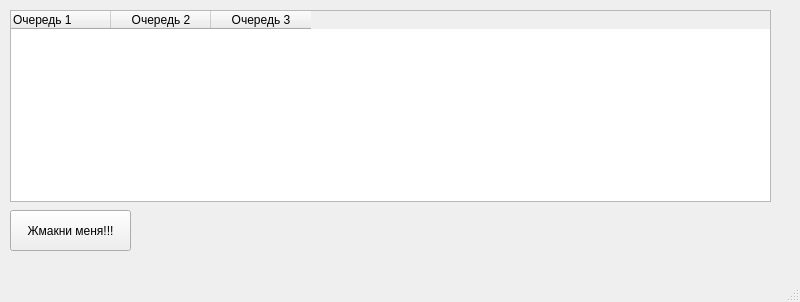
<?xml version="1.0" encoding="UTF-8"?>
<ui version="4.0">
 <class>MainWindow</class>
 <widget class="QMainWindow" name="MainWindow">
  <property name="geometry">
   <rect>
    <x>0</x>
    <y>0</y>
    <width>800</width>
    <height>302</height>
   </rect>
  </property>
  <property name="windowTitle">
   <string>MainWindow</string>
  </property>
  <widget class="QWidget" name="centralwidget">
   <widget class="QTableWidget" name="tableWidget">
    <property name="geometry">
     <rect>
      <x>10</x>
      <y>10</y>
      <width>761</width>
      <height>192</height>
     </rect>
    </property>
    <property name="dragEnabled">
     <bool>true</bool>
    </property>
    <attribute name="horizontalHeaderShowSortIndicator" stdset="0">
     <bool>false</bool>
    </attribute>
    <attribute name="verticalHeaderVisible">
     <bool>true</bool>
    </attribute>
    <attribute name="verticalHeaderCascadingSectionResizes">
     <bool>false</bool>
    </attribute>
    <attribute name="verticalHeaderHighlightSections">
     <bool>false</bool>
    </attribute>
    <column>
     <property name="text">
      <string>Очередь 1</string>
     </property>
     <property name="textAlignment">
      <set>AlignJustify|AlignTop</set>
     </property>
    </column>
    <column>
     <property name="text">
      <string>Очередь 2</string>
     </property>
    </column>
    <column>
     <property name="text">
      <string>Очередь 3</string>
     </property>
    </column>
   </widget>
   <widget class="QPushButton" name="pushButton">
    <property name="geometry">
     <rect>
      <x>10</x>
      <y>210</y>
      <width>121</width>
      <height>41</height>
     </rect>
    </property>
    <property name="text">
     <string>Жмакни меня!!!</string>
    </property>
   </widget>
  </widget>
  <widget class="QMenuBar" name="menubar">
   <property name="geometry">
    <rect>
     <x>0</x>
     <y>0</y>
     <width>800</width>
     <height>17</height>
    </rect>
   </property>
  </widget>
  <widget class="QStatusBar" name="statusbar"/>
 </widget>
 <resources/>
 <connections/>
</ui>
